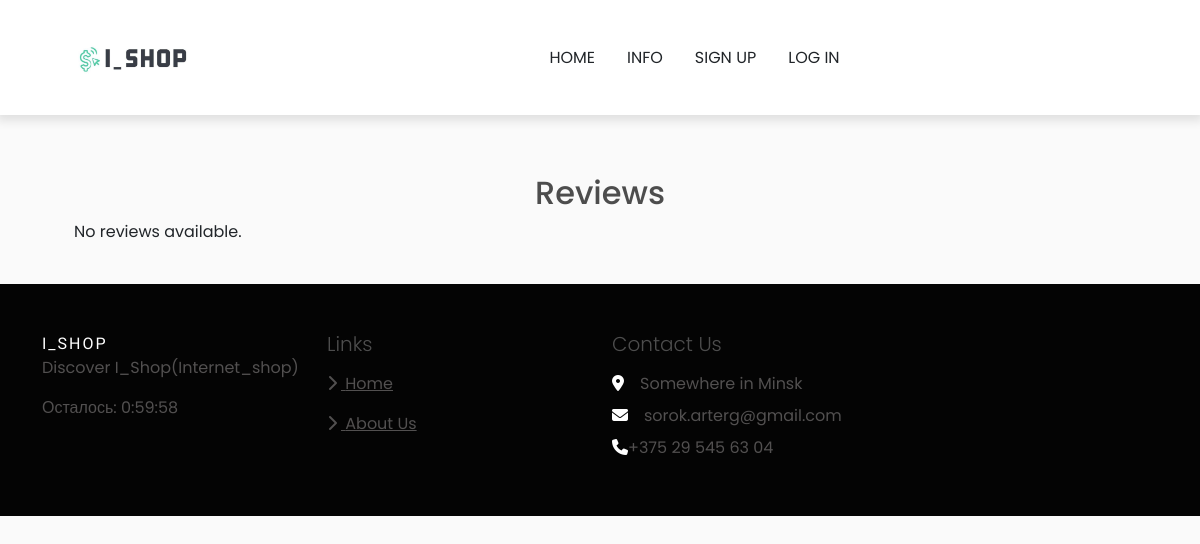
/reviews/, run on an earlier commit of the app's database.
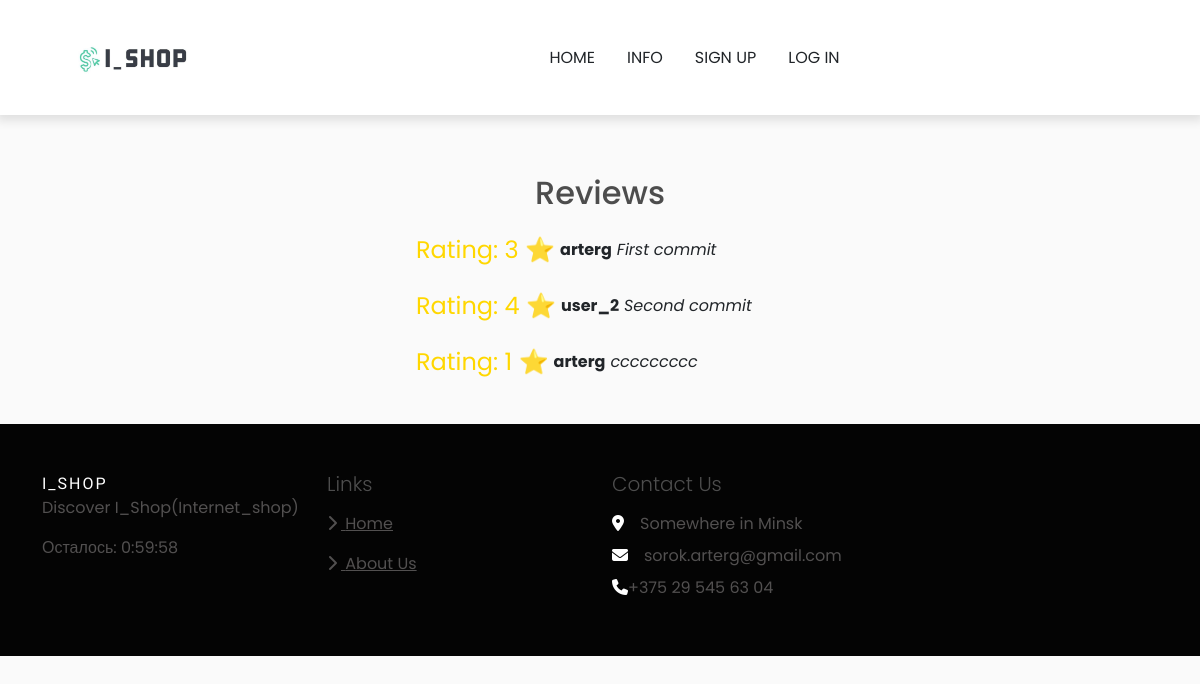
And on a later commit of the database.
### store/models.py (models this page shows, shortened)
class Review(models.Model):
    customer = models.ForeignKey(Customer, on_delete=models.CASCADE, blank=True, null=True)
    comment = models.CharField(max_length=255)
    rate = models.IntegerField(default=0, null=True, blank=True)

class Customer(models.Model):
    user = models.OneToOneField(User, on_delete=models.CASCADE, null=True, blank=True)
    name = models.CharField(max_length=200, null=True)
    email = models.CharField(max_length=200, null=True)
    def __str__(self):
        return self.name

### store/views.py (the view, shortened to what this page needs)
# urls.py: path('reviews/', views.reviews, name="reviews"),
def reviews(request):
    if request.user.is_authenticated:
        customer = request.user.customer
        order, created = Order.objects.get_or_create(customer=customer, complete=False)
        items = order.orderitem_set.all()
        cartItems = order.get_cart_items
    else:
        customer = Customer(
            name=''
        )
        items = []
        order = {'get_cart_total': 0, 'get_cart_items': 0, 'shipping': False}
        cartItems = order['get_cart_items']
    reviews = Review.objects.all()
    form = ReviewForm()
    context = {'items': items,
               'order': order,
               'cartItems': cartItems,
               'customer': customer,
               'form': form,
               'reviews': reviews,
               }
    return render(request, 'store/reviews.html', context)

### store/templates/store/reviews.html (shortened to what this page needs)
{% extends 'store/base.html' %}
{% load static %}
{% block content %}
 <br>
    <section>
        <h2>Reviews</h2>
        <ul>
            {% for review in reviews %}
                <div class="rating-container">
                    <div class="rating">
                        <span class="stars">Rating: {{ review.rate }} ⭐</span>
                        <span class="sender">{{ review.customer }}</span>
                        <span class="comment">{{ review.comment }}</span>
                    </div>
                </div>
            {% empty %}
                <p>No reviews available.</p>
            {% endfor %}
        </ul>
    </section>
{% endblock %}

What changed in the data, as far as the page shows it:
added Review: rate "3", customer "arterg", comment "First commit"
added Review: rate "4", customer "user_2", comment "Second commit"
added Review: rate "1", customer "arterg", comment "ccccccccc"
Also different on the page:
text no longer shown: "No reviews available."
